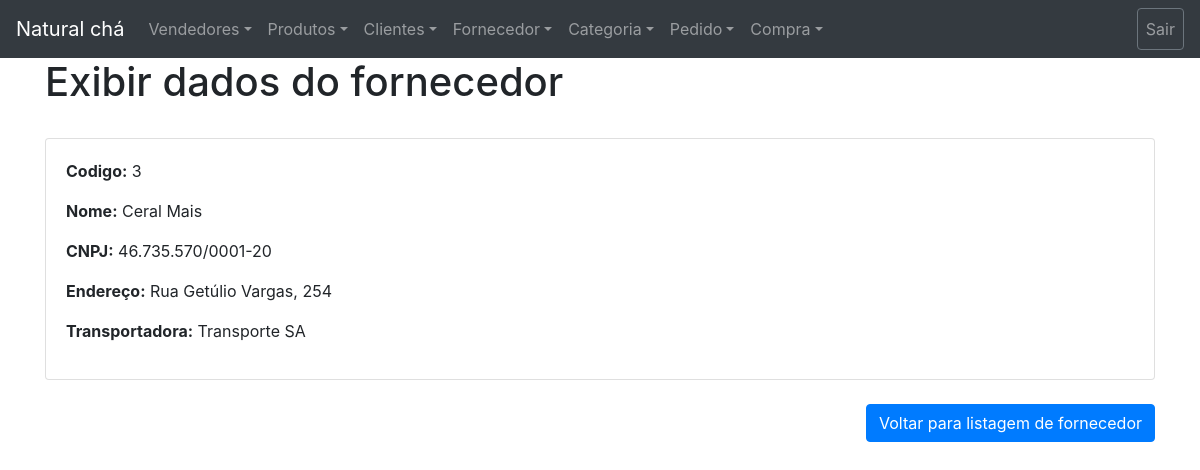
Screenshot of /backend/fornecedor/exibir_fornecedor.php?id=3 with the database file from the repository.
### tables this page shows
CREATE TABLE `fornecedor` (
  `id` int(11) NOT NULL AUTO_INCREMENT,
  `cnpj` varchar(20) NOT NULL,
  `nome` varchar(45) NOT NULL,
  `endereco` varchar(45) NOT NULL,
  `transportadora` varchar(45) NOT NULL,
  PRIMARY KEY (`id`)
);

### backend/fornecedor/exibir_fornecedor.php (the view, shortened to what this page needs)
<?php
try{
    include "../configurações/conexao.php";
    $query = $conexao->prepare("SELECT * FROM fornecedor WHERE id=:id");
    $query->bindValue(":id", $_GET['id']);
    $resultado = $query->execute();
    $linha = $query->fetchObject();
}catch(PDOException $exception){
    echo $exception->getMessage();
}
?>
<!DOCTYPE html>
<html lang="en">
<head>
</head>
<?php
include ("../configurações/bootstrap.php");
include ("../configurações/menu.php");
?>
<body>
<div class="container">
    <h1>Exibir dados do fornecedor</h1>
    <br>
    <div class="card">
        <div class="card-body">
            <p><strong>Codigo:</strong> <?php echo $linha->id; ?></p>
            <p><strong>Nome:</strong> <?php echo $linha->nome; ?></p>
            <p><strong>CNPJ:</strong> <?php echo $linha->cnpj; ?></p>
            <p><strong>Endereço:</strong> <?php echo $linha->endereco; ?></p>
            <p><strong>Transportadora:</strong> <?php echo $linha->transportadora; ?></p>
        </div>
    </div>
    <br>
<p><a type="button" class="btn btn-primary float-right" href="listagem_fornecedor.php">Voltar para listagem de fornecedor</a> </p>
</body>
</html>

### rows the page displays
fornecedor: id "3", nome "Ceral Mais", cnpj "46.735.570/0001-20", endereco "Rua Getúlio Vargas, 254", transportadora "Transporte SA"
